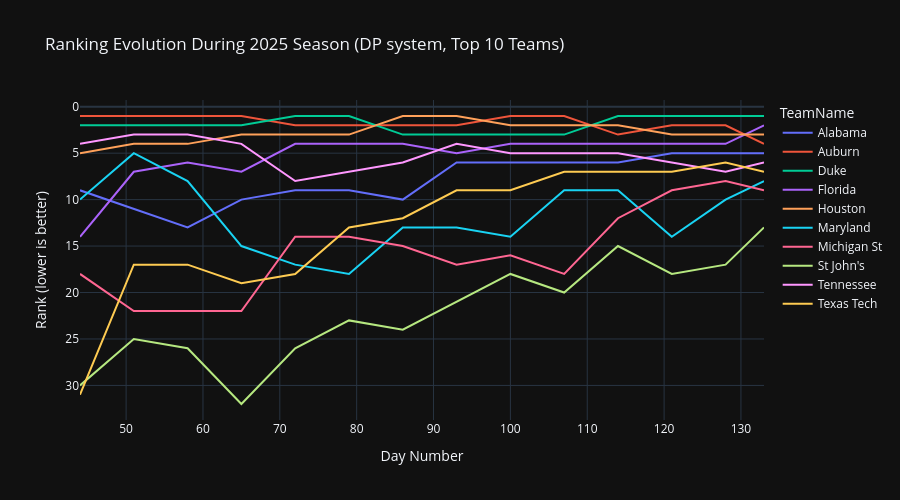

Write notebook code for a chart like this one.
### Code cell
# Ranking volatility: how rankings evolve during a season for sample teams
sample_season = 2025
# Get top 10 teams by composite rank
top_teams_25 = composite[composite['Season'] == sample_season].nsmallest(10, 'CompositeRank')['TeamID'].tolist()

# Use a popular system (first of top 5)
sample_sys = top5_systems[0]
rank_evo = massey[(massey['Season'] == sample_season) & 
                   (massey['SystemName'] == sample_sys) &
                   (massey['TeamID'].isin(top_teams_25))].copy()
rank_evo = rank_evo.merge(m_teams[['TeamID', 'TeamName']], on='TeamID')

fig = px.line(rank_evo, x='RankingDayNum', y='OrdinalRank', color='TeamName',
              title=f'Ranking Evolution During {sample_season} Season ({sample_sys} system, Top 10 Teams)',
              labels={'RankingDayNum': 'Day Number', 'OrdinalRank': 'Rank (lower is better)'})
fig.update_yaxes(autorange='reversed')  # Lower rank = better, so invert
fig.update_layout(width=900, height=500)
fig.show()

### Figure 1 — Plotly figure (JSON) as saved in the notebook; plotly's stock layout.template omitted (floating-point values rounded to 4 significant figures)
{"data": [{"hovertemplate": "TeamName=Alabama<br>Day Number=%{x}<br>Rank (lower is better)=%{y}<extra></extra>", "legendgroup": "Alabama", "line": {"color": "#636efa", "dash": "solid"}, "marker": {"symbol": "circle"}, "mode": "lines", "name": "Alabama", "orientation": "v", "showlegend": true, "x": [44, 51, 58, 65, 72, 79, 86, 93, 100, 107, 114, 121, 128, 133], "xaxis": "x", "y": [9, 11, 13, 10, 9, 9, 10, 6, 6, 6, 6, 5, 5, 5], "yaxis": "y", "type": "scatter"}, {"hovertemplate": "TeamName=Auburn<br>Day Number=%{x}<br>Rank (lower is better)=%{y}<extra></extra>", "legendgroup": "Auburn", "line": {"color": "#EF553B", "dash": "solid"}, "marker": {"symbol": "circle"}, "mode": "lines", "name": "Auburn", "orientation": "v", "showlegend": true, "x": [44, 51, 58, 65, 72, 79, 86, 93, 100, 107, 114, 121, 128, 133], "xaxis": "x", "y": [1, 1, 1, 1, 2, 2, 2, 2, 1, 1, 3, 2, 2, 4], "yaxis": "y", "type": "scatter"}, {"hovertemplate": "TeamName=Duke<br>Day Number=%{x}<br>Rank (lower is better)=%{y}<extra></extra>", "legendgroup": "Duke", "line": {"color": "#00cc96", "dash": "solid"}, "marker": {"symbol": "circle"}, "mode": "lines", "name": "Duke", "orientation": "v", "showlegend": true, "x": [44, 51, 58, 65, 72, 79, 86, 93, 100, 107, 114, 121, 128, 133], "xaxis": "x", "y": [2, 2, 2, 2, 1, 1, 3, 3, 3, 3, 1, 1, 1, 1], "yaxis": "y", "type": "scatter"}, {"hovertemplate": "TeamName=Florida<br>Day Number=%{x}<br>Rank (lower is better)=%{y}<extra></extra>", "legendgroup": "Florida", "line": {"color": "#ab63fa", "dash": "solid"}, "marker": {"symbol": "circle"}, "mode": "lines", "name": "Florida", "orientation": "v", "showlegend": true, "x": [44, 51, 58, 65, 72, 79, 86, 93, 100, 107, 114, 121, 128, 133], "xaxis": "x", "y": [14, 7, 6, 7, 4, 4, 4, 5, 4, 4, 4, 4, 4, 2], "yaxis": "y", "type": "scatter"}, {"hovertemplate": "TeamName=Houston<br>Day Number=%{x}<br>Rank (lower is better)=%{y}<extra></extra>", "legendgroup": "Houston", "line": {"color": "#FFA15A", "dash": "solid"}, "marker": {"symbol": "circle"}, "mode": "lines", "name": "Houston", "orientation": "v", "showlegend": true, "x": [44, 51, 58, 65, 72, 79, 86, 93, 100, 107, 114, 121, 128, 133], "xaxis": "x", "y": [5, 4, 4, 3, 3, 3, 1, 1, 2, 2, 2, 3, 3, 3], "yaxis": "y", "type": "scatter"}, {"hovertemplate": "TeamName=Maryland<br>Day Number=%{x}<br>Rank (lower is better)=%{y}<extra></extra>", "legendgroup": "Maryland", "line": {"color": "#19d3f3", "dash": "solid"}, "marker": {"symbol": "circle"}, "mode": "lines", "name": "Maryland", "orientation": "v", "showlegend": true, "x": [44, 51, 58, 65, 72, 79, 86, 93, 100, 107, 114, 121, 128, 133], "xaxis": "x", "y": [10, 5, 8, 15, 17, 18, 13, 13, 14, 9, 9, 14, 10, 8], "yaxis": "y", "type": "scatter"}, {"hovertemplate": "TeamName=Michigan St<br>Day Number=%{x}<br>Rank (lower is better)=%{y}<extra></extra>", "legendgroup": "Michigan St", "line": {"color": "#FF6692", "dash": "solid"}, "marker": {"symbol": "circle"}, "mode": "lines", "name": "Michigan St", "orientation": "v", "showlegend": true, "x": [44, 51, 58, 65, 72, 79, 86, 93, 100, 107, 114, 121, 128, 133], "xaxis": "x", "y": [18, 22, 22, 22, 14, 14, 15, 17, 16, 18, 12, 9, 8, 9], "yaxis": "y", "type": "scatter"}, {"hovertemplate": "TeamName=St John's<br>Day Number=%{x}<br>Rank (lower is better)=%{y}<extra></extra>", "legendgroup": "St John's", "line": {"color": "#B6E880", "dash": "solid"}, "marker": {"symbol": "circle"}, "mode": "lines", "name": "St John's", "orientation": "v", "showlegend": true, "x": [44, 51, 58, 65, 72, 79, 86, 93, 100, 107, 114, 121, 128, 133], "xaxis": "x", "y": [30, 25, 26, 32, 26, 23, 24, 21, 18, 20, 15, 18, 17, 13], "yaxis": "y", "type": "scatter"}, {"hovertemplate": "TeamName=Tennessee<br>Day Number=%{x}<br>Rank (lower is better)=%{y}<extra></extra>", "legendgroup": "Tennessee", "line": {"color": "#FF97FF", "dash": "solid"}, "marker": {"symbol": "circle"}, "mode": "lines", "name": "Tennessee", "orientation": "v", "showlegend": true, "x": [44, 51, 58, 65, 72, 79, 86, 93, 100, 107, 114, 121, 128, 133], "xaxis": "x", "y": [4, 3, 3, 4, 8, 7, 6, 4, 5, 5, 5, 6, 7, 6], "yaxis": "y", "type": "scatter"}, {"hovertemplate": "TeamName=Texas Tech<br>Day Number=%{x}<br>Rank (lower is better)=%{y}<extra></extra>", "legendgroup": "Texas Tech", "line": {"color": "#FECB52", "dash": "solid"}, "marker": {"symbol": "circle"}, "mode": "lines", "name": "Texas Tech", "orientation": "v", "showlegend": true, "x": [44, 51, 58, 65, 72, 79, 86, 93, 100, 107, 114, 121, 128, 133], "xaxis": "x", "y": [31, 17, 17, 19, 18, 13, 12, 9, 9, 7, 7, 7, 6, 7], "yaxis": "y", "type": "scatter"}], "layout": {"xaxis": {"anchor": "y", "domain": [0.0, 1.0], "title": {"text": "Day Number"}}, "yaxis": {"anchor": "x", "domain": [0.0, 1.0], "title": {"text": "Rank (lower is better)"}, "autorange": "reversed"}, "legend": {"title": {"text": "TeamName"}, "tracegroupgap": 0}, "title": {"text": "Ranking Evolution During 2025 Season (DP system, Top 10 Teams)"}, "width": 900, "height": 500}}
